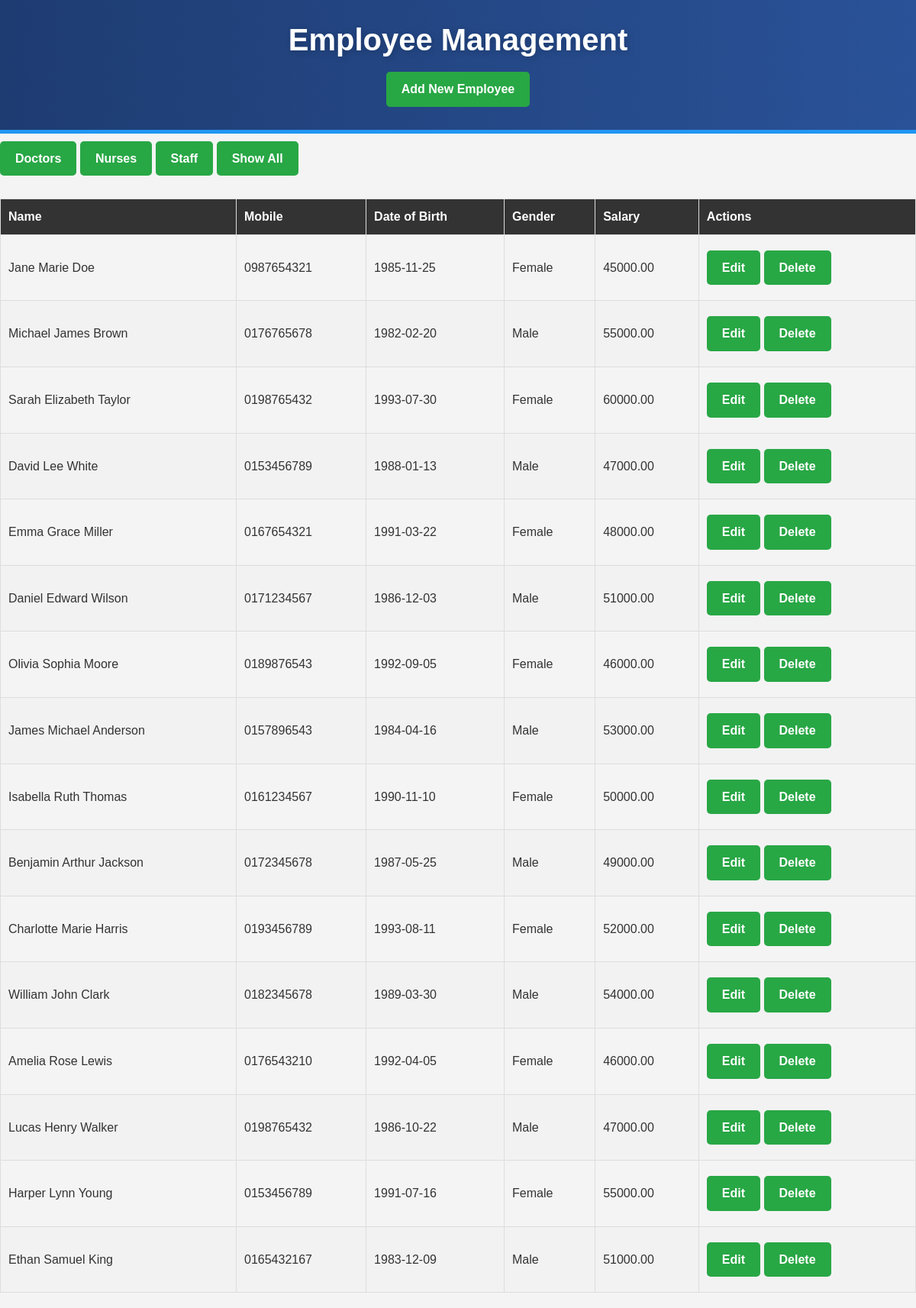
The page /management/employee_management/index.php on the database its author committed.
### tables this page shows
CREATE TABLE `employees` (
  `employee_id` int(11) NOT NULL,
  `first_name` varchar(50) DEFAULT NULL,
  `mid_name` varchar(50) DEFAULT NULL,
  `last_name` varchar(50) DEFAULT NULL,
  `mobile` varchar(15) DEFAULT NULL,
  `date_joined` date DEFAULT NULL,
  `street` varchar(100) DEFAULT NULL,
  `thana` varchar(50) DEFAULT NULL,
  `city` varchar(50) DEFAULT NULL,
  `district` varchar(50) DEFAULT NULL,
  `salary` decimal(10,2) DEFAULT NULL,
  `gender` varchar(10) DEFAULT NULL,
  `date_of_birth` date DEFAULT NULL,
  `dept_id` int(11) DEFAULT NULL
);

### management/employee_management/index.php (the view, shortened to what this page needs)
<?php
include('../../includes/db_connection.php');
$query = "SELECT * FROM employees";
$result = mysqli_query($conn, $query);
?>
<!DOCTYPE html>
<html lang="en">
<head>
    <link rel="stylesheet" href="../assets/css/style.css">
    <link rel="stylesheet" href="employee.css">
</head>
<body>
    <header>
        <h1>Employee Management</h1>
        <a href="add_employee.php" class="btn">Add New Employee</a>
    </header>
    <div class="filter">
    <a href="#" class="btn" onclick="filterEmployees('Doctor')">Doctors</a>
    <a href="#" class="btn" onclick="filterEmployees('Nurse')">Nurses</a>
    <a href="#" class="btn" onclick="filterEmployees('Staff')">Staff</a>
    <a href="#" class="btn" onclick="filterEmployees('All')">Show All</a>
    </div>
    <table>
        <thead>
            <tr>
                <th>Name</th>
                <th>Mobile</th>
                <th>Date of Birth</th>
                <th>Gender</th>
                <th>Salary</th>
                <th>Actions</th>
            </tr>
        </thead>
        <tbody>
            <?php while ($row = mysqli_fetch_assoc($result)): ?>
                <tr class="employee-row <?= $row['roll'] ?>">
                    <td><?= $row['first_name'] . " " . $row['mid_name'] . " " . $row['last_name'] ?></td>
                    <td><?= $row['mobile'] ?></td>
                    <td><?= $row['date_of_birth'] ?></td>
                    <td><?= $row['gender'] ?></td>
                    <td><?= $row['salary'] ?></td>
                    <td>
                        <a href="edit_employee.php?employee_id=<?= $row['employee_id'] ?>" class="btn">Edit</a>
                        <a href="delete_employee.php?employee_id=<?= $row['employee_id'] ?>" class="btn">Delete</a>
                    </td>
                </tr>
            <?php endwhile; ?>
        </tbody>
    </table>
</body>
</html>

### assets/css/style.css (style rules this page uses)
* { margin: 0; padding: 0; box-sizing: border-box; }
body { font-family: "Arial", sans-serif; background: #f5f7fa; color: #333; line-height: 1.6; }
h1 { font-size: 2.5rem; margin-bottom: 20px; color: #fff; text-shadow: 2px 2px 8px rgba(0, 0, 0, 0.2); }
a { text-decoration: none; }
header { background: linear-gradient(to right, #1e3c72, #2a5298); color: #fff; text-align: center; padding: 40px 0; border-bottom: 5px solid #2196f3; }

### management/employee_management/employee.css (style rules this page uses)
body { font-family: Arial, sans-serif; margin: 0; padding: 0; background-color: #f4f4f4; }
header { background-color: #333; color: white; padding: 20px; text-align: center; }
h1 { margin: 0; }
a.btn, form button { background-color: #28a745; color: white; padding: 10px 20px; text-decoration: none; border-radius: 5px; font-weight: bold; display: inline-block; margin: 10px 0; cursor: pointer; }
table { width: 100%; margin: 20px 0; border-collapse: collapse; }
table th, table td { padding: 10px; text-align: left; border: 1px solid #ddd; }
table th { background-color: #333; color: white; }
table tr:nth-child(even) { background-color: #f2f2f2; }

### rows shown on the page
employees: first_name "Jane", mid_name "Marie", last_name "Doe", mobile "0987654321", date_of_birth "1985-11-25", gender "Female", salary "45000.00"
employees: first_name "Michael", mid_name "James", last_name "Brown", mobile "0176765678", date_of_birth "1982-02-20", gender "Male", salary "55000.00"
employees: first_name "Sarah", mid_name "Elizabeth", last_name "Taylor", mobile "0198765432", date_of_birth "1993-07-30", gender "Female", salary "60000.00"
employees: first_name "David", mid_name "Lee", last_name "White", mobile "0153456789", date_of_birth "1988-01-13", gender "Male", salary "47000.00"
employees: first_name "Emma", mid_name "Grace", last_name "Miller", mobile "0167654321", date_of_birth "1991-03-22", gender "Female", salary "48000.00"
employees: first_name "Daniel", mid_name "Edward", last_name "Wilson", mobile "0171234567", date_of_birth "1986-12-03", gender "Male", salary "51000.00"
employees: first_name "Olivia", mid_name "Sophia", last_name "Moore", mobile "0189876543", date_of_birth "1992-09-05", gender "Female", salary "46000.00"
employees: first_name "James", mid_name "Michael", last_name "Anderson", mobile "0157896543", date_of_birth "1984-04-16", gender "Male", salary "53000.00"
employees: first_name "Isabella", mid_name "Ruth", last_name "Thomas", mobile "0161234567", date_of_birth "1990-11-10", gender "Female", salary "50000.00"
employees: first_name "Benjamin", mid_name "Arthur", last_name "Jackson", mobile "0172345678", date_of_birth "1987-05-25", gender "Male", salary "49000.00"
employees: first_name "Charlotte", mid_name "Marie", last_name "Harris", mobile "0193456789", date_of_birth "1993-08-11", gender "Female", salary "52000.00"
employees: first_name "William", mid_name "John", last_name "Clark", mobile "0182345678", date_of_birth "1989-03-30", gender "Male", salary "54000.00"
employees: first_name "Amelia", mid_name "Rose", last_name "Lewis", mobile "0176543210", date_of_birth "1992-04-05", gender "Female", salary "46000.00"
employees: first_name "Lucas", mid_name "Henry", last_name "Walker", mobile "0198765432", date_of_birth "1986-10-22", gender "Male", salary "47000.00"
employees: first_name "Harper", mid_name "Lynn", last_name "Young", mobile "0153456789", date_of_birth "1991-07-16", gender "Female", salary "55000.00"
employees: first_name "Ethan", mid_name "Samuel", last_name "King", mobile "0165432167", date_of_birth "1983-12-09", gender "Male", salary "51000.00"
